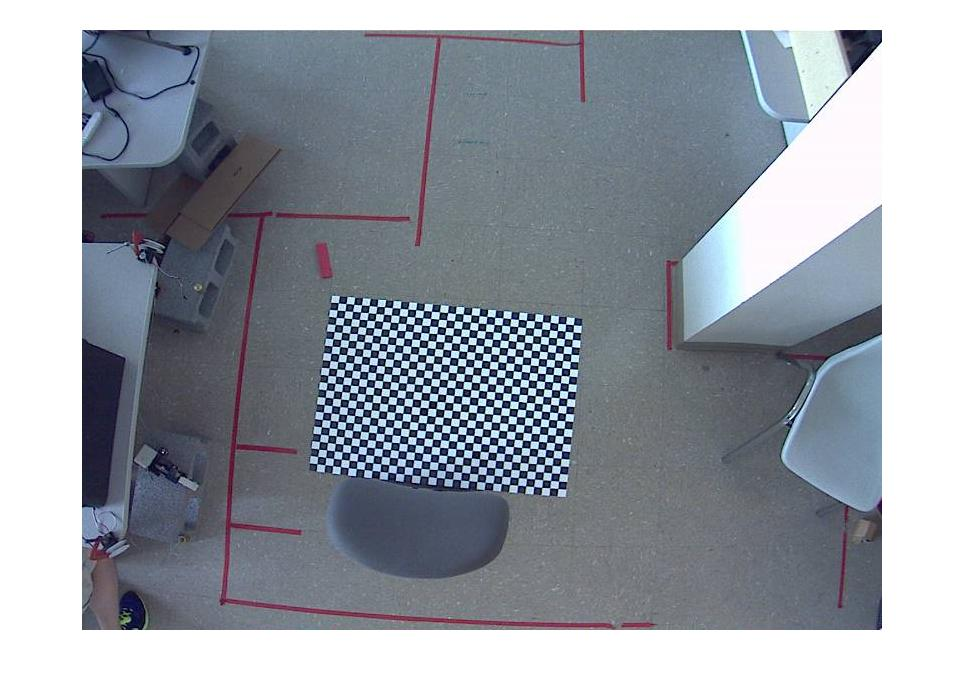
#> input picture HW2/Sample_Calibration_Images/camera_calib1.jpg, 964 x 686 px; its folder holds 4 pictures in this run
$ python hw.py
#> lines starting #> are read from the running program, lines starting #| are printed output that depends on the picture
import cv2
import numpy as np
import glob
from tqdm import tqdm

np.set_printoptions(suppress=True, precision=8)

def read_images(image_directory):
    # Read all jpg images from the specified directory
    return [cv2.imread(image_path) for image_path in glob.glob(f"{image_directory}/*.jpg")]
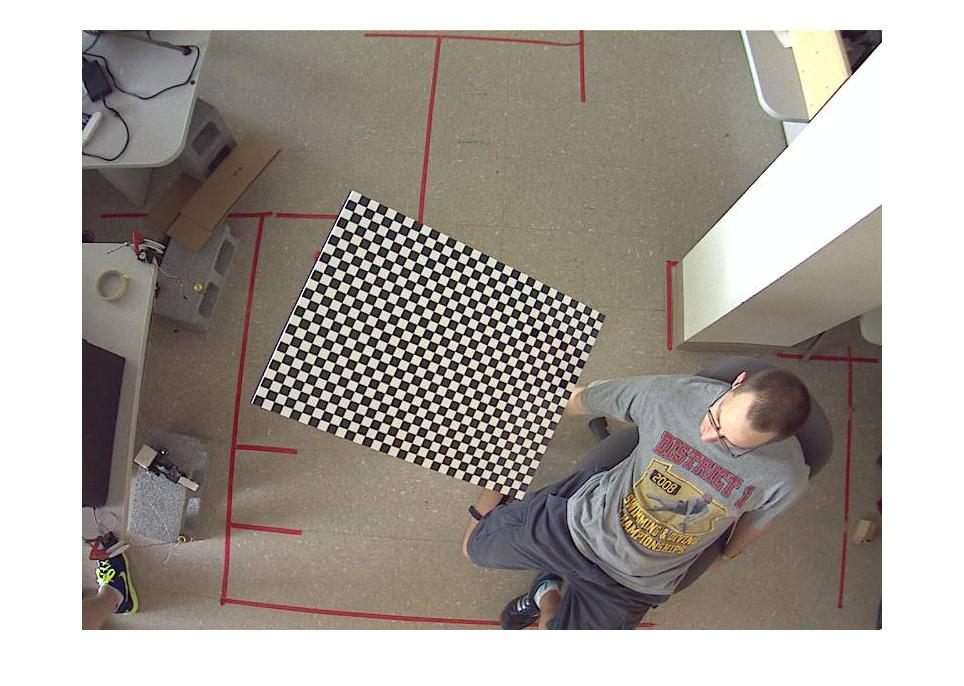
#> input picture HW2/Sample_Calibration_Images/camera_calib10.jpg, 964 x 686 px
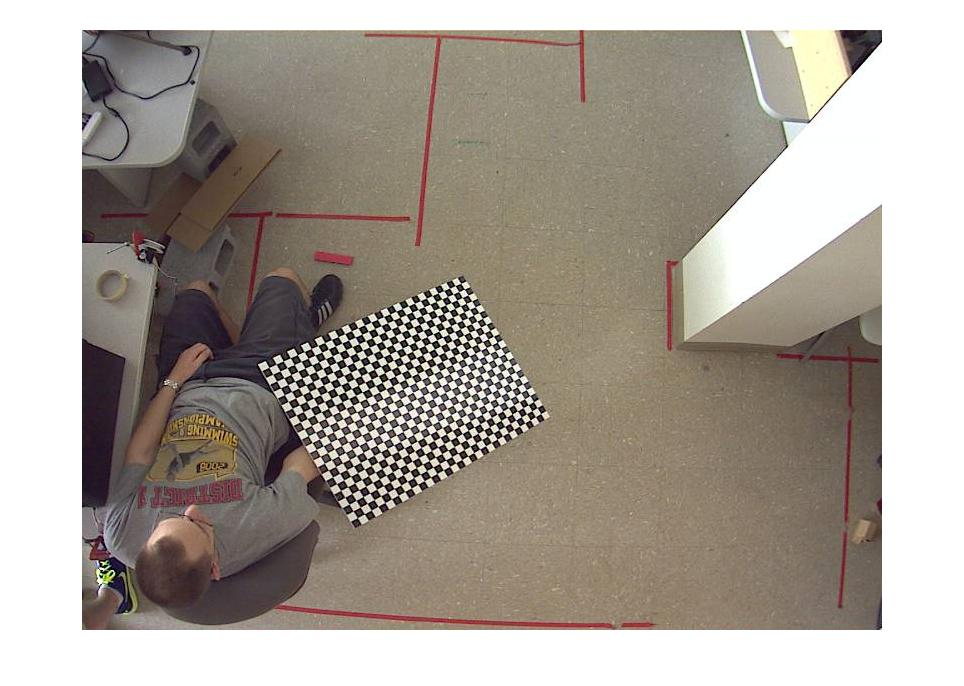
#> input picture HW2/Sample_Calibration_Images/camera_calib11.jpg, 964 x 686 px
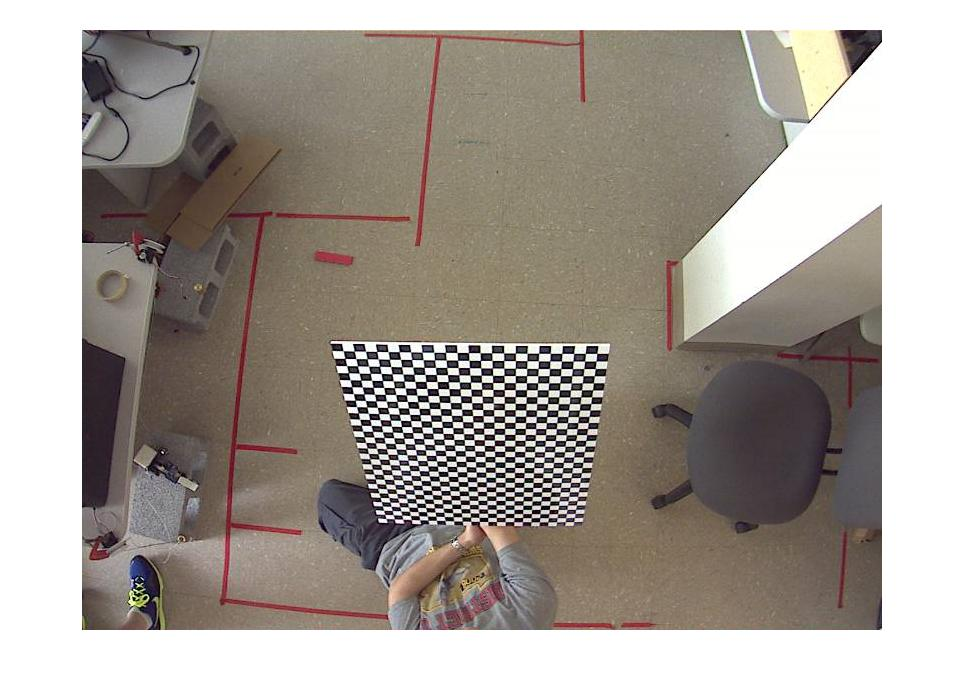
#> input picture HW2/Sample_Calibration_Images/camera_calib12.jpg, 964 x 686 px

def find_image_points(images, pattern_size):
    world_points = []
    image_points = []

    # TODO: Initialize the chessboard world coordinate points
    def init_world_points(pattern_size):
        # Students should fill in code here to generate the world coordinates of the chessboard
        width, height = pattern_size
        world_point = []
        for i in range(height):
            for j in range(width):
                world_point.append([j, i, 0])

        return np.array(world_point, dtype=np.float32)

    # TODO: Detect chessboard corners in each image
    def detect_corners(image, pattern_size):
        # Students should fill in code here to detect corners using cv2.findChessboardCorners or another method
        ret, corners = cv2.findChessboardCorners(image, pattern_size)
        if ret:
            corners = corners.reshape(-1, 2)
        return corners

    # TODO: Complete the loop below to obtain the corners of each image and the corresponding world coordinate points
    for image in tqdm(images, desc="Detecting corners"):
        gray_img = cv2.cvtColor(image, cv2.COLOR_BGR2GRAY)
        corners = detect_corners(image, pattern_size)
        if corners is not None:
            # Add image corners
            corners = cv2.cornerSubPix(gray_img, corners, (11, 11), (-1, -1), (cv2.TERM_CRITERIA_EPS + cv2.TERM_CRITERIA_MAX_ITER, 100, 1e-4))
            image_points.append(corners)
            # Add the corresponding world points
            world_points.append(init_world_points(pattern_size))

    return np.array(world_points), np.array(image_points)

def calibrate_camera(world_points, image_points):
    assert len(world_points) == len(image_points), "The number of world coordinates and image coordinates must match"

    num_images = len(world_points)
    HA = []
    B = []
    K = np.zeros((4, 4))
    P = []

    # TODO main loop, use least squares to solve for P and then decompose P to get K and R
    # The steps are as follows:
    # 1. Construct the matrix A and B
    # 2. Solve for P using least squares
    # 3. Decompose P to get K and R
    for i in range(num_images):
        A = []
        world_point, image_point = world_points[i], image_points[i]
        num_points = len(world_point)

        for j in range(num_points):
            x, y = world_point[j]
            u, v = image_point[j]
            A.append([x, y, 1, 0, 0, 0, -u * x, -u * y, -u])
            A.append([0, 0, 0, x, y, 1, -v * x, -v * y, -v])

        A = np.array(A)
        eig_value, eig_vector = np.linalg.eig(A.T @ A)
        h = eig_vector[:, np.argmin(eig_value)]
        H = h.reshape(3, 3)
        P.append(H)

        h11, h12, h13, h21, h22, h23, h31, h32, h33 = h
        HA.append([h11 * h11 - h12 * h12, 2 * (h11 * h21 - h12 * h22), 2 * (h11 * h31 - h12 * h32), h21 * h21 - h22 * h22, 2 * (h21 * h31 - h22 * h32), h31 * h31 - h32 * h32])
        HA.append([h11 * h12, h11 * h22 + h12 * h21, h11 * h32 + h12 * h31, h21 * h22, h21 * h32 + h22 * h31, h31 * h32])

    HA = np.array(HA)
    eig_value, eig_vector = np.linalg.eig(HA.T @ HA)
    b = eig_vector[:, np.argmin(eig_value)]
    B = np.array([[b[0], b[1], b[2]], [b[1], b[3], b[4]], [b[2], b[4], b[5]]])

    K = np.linalg.inv(np.linalg.cholesky(B).T)
    K /= K[2, 2]

    assert (K[0, 0] > 0 and K[1, 1] > 0 and K[2, 2] > 0), "The diagonal elements of K must be positive"
    # Please ensure that the diagonal elements of K are positive

    return K, P

# Main process
image_path = 'Sample_Calibration_Images'
images = read_images(image_path)
#> images = 4 items

# TODO: I'm too lazy to count the number of chessboard squares, count them yourself
pattern_size = (31, 23)  # The patter`n size of the chessboard

world_points, image_points = find_image_points(images, pattern_size)
#> the loop in find_image_points, `for image in tqdm(images, desc="Detecting corners"):` made 4 passes
#> ret in detect_corners on passes 1, 3, 4: False, False, False
#> (ret in detect_corners, width in init_world_points, height in init_world_points) on pass 2: (True, 31, 23)
#> pass 1, in find_image_points, `gray_img = cv2.cvtColor(image, cv2.COLOR_BGR2GRAY)`:
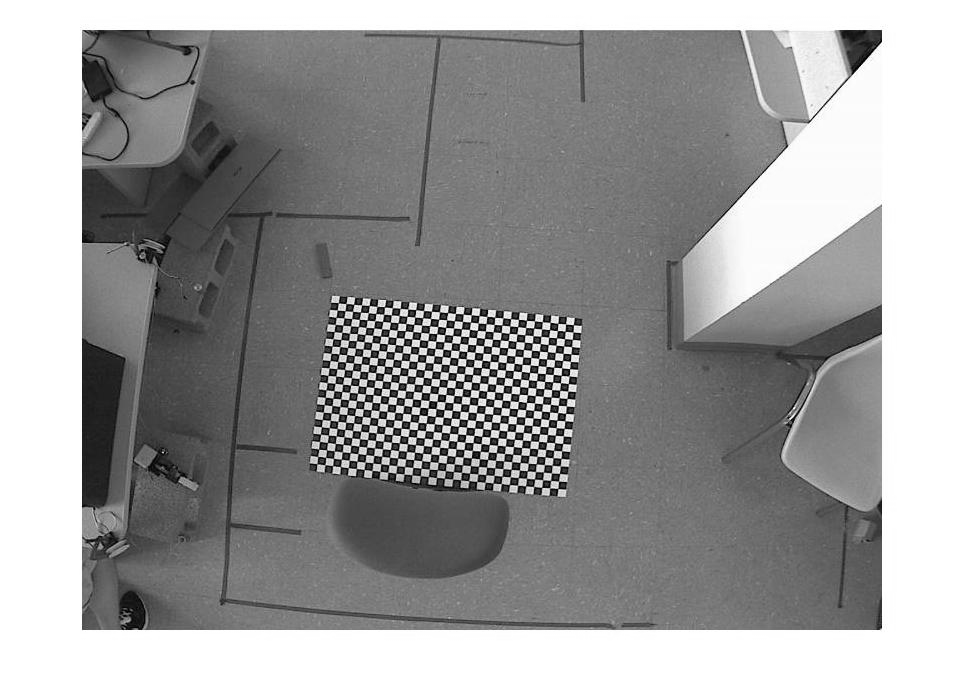
#> gray_img: shape (686, 964); min 0, max 255, mean 154.7
#> pass 2, in find_image_points, `gray_img = cv2.cvtColor(image, cv2.COLOR_BGR2GRAY)`:
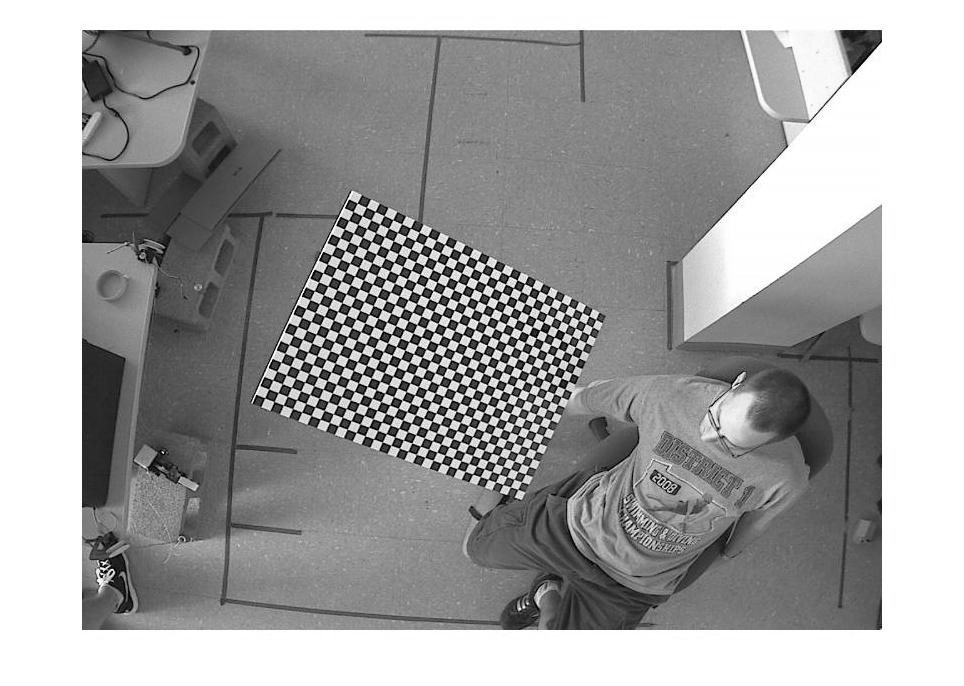
#> gray_img: shape (686, 964); min 0, max 255, mean 160.7
#> pass 3, in find_image_points, `gray_img = cv2.cvtColor(image, cv2.COLOR_BGR2GRAY)`:
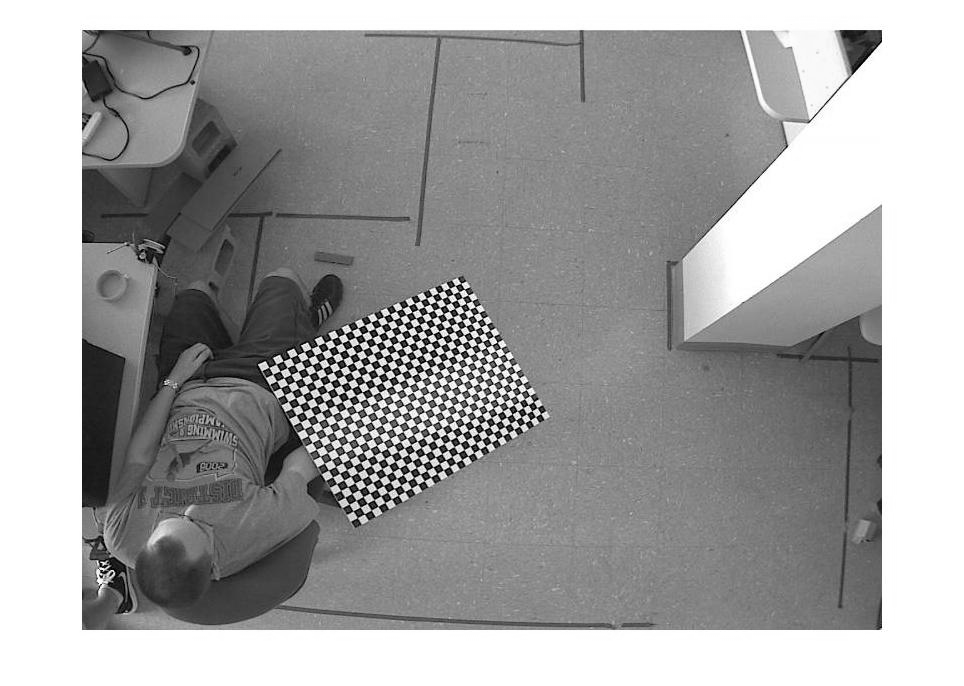
#> gray_img: shape (686, 964); min 0, max 255, mean 161.8
#> after the loop in find_image_points, `for image in tqdm(images, desc="Detecting corners"):`:
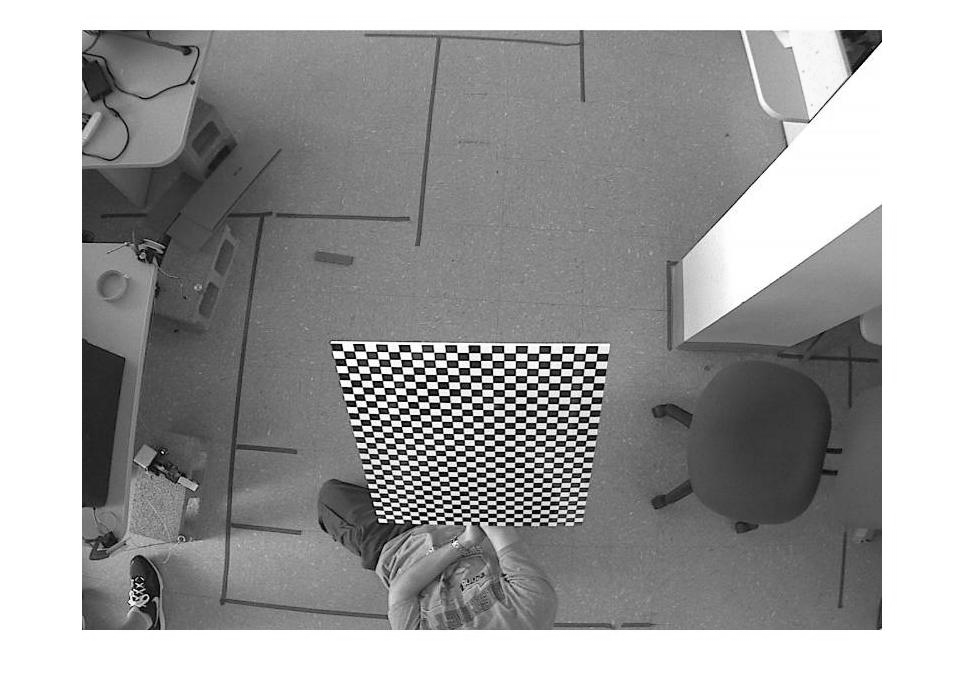
#> gray_img: shape (686, 964); min 0, max 255, mean 159
#> after the loop in find_image_points, `for image in tqdm(images, desc="Detecting corners"):`: image_points = 1 point arrays, longest 713 points; world_points = 1 item
#> world_points = 713 rows, first 8: [0, 0, 0], [1, 0, 0], [2, 0, 0], [3, 0, 0], [4, 0, 0], [5, 0, 0], [6, 0, 0], [7, 0, 0]; image_points = 713 pairs, first value 260.8 to 585.4, second value 203.2 to 483.5

# camera_matrix, camera_extrinsics = calibrate_camera(world_points, image_points)
camera_matrix, camera_extrinsics = calibrate_camera(world_points[:, :, :-1], image_points)
#> in calibrate_camera, `num_images = len(world_points)`: num_images = 1
#> the loop in calibrate_camera, `for i in range(num_images):` made 1 pass
#> num_points on pass 1: 713
#> after the loop in calibrate_camera, `for i in range(num_images):`: HA = [[0.000497, 0.00109, 4.39e-07, -0.000192, 4.82e-07, 9.71e-11], [-0.000306, 0.000322, -2.71e-07, 0.000235, 1.42e-07, -6.01e-11]]; P = [[[-0.0254, 0.0121, -0.866], [-0.0126, -0.0187, -0.498], [-1.12e-05, 5.36e-06, -0.0024]]]
#> in calibrate_camera, `eig_value, eig_vector = np.linalg.eig(HA.T @ HA)`: eig_value = [1.49e-06, 2.34e-07, -5.85e-23, 6.14e-27, 1.19e-28, -7.51e-36]; eig_vector = [[-0.373, -0.756, -0.539, -0.000141, -0.000194, 7.16e-08], [-0.918, 0.383, 0.0984, 0.000114, 0.000477, -4.07e-08], [-0.00033, -0.000669, 0.00117, -0.987, 0.00475, -1.98e-06], [0.132, 0.531, -0.837, -0.00158, -0.000296, 4.13e-07], [-0.000407, 0.000169, 4.44e-05, 0.16, -1, -1.74e-05], [-7.29e-08, -1.48e-07, 2.58e-07, -0.000831, 0.000142, 1]]
#> in calibrate_camera, `b = eig_vector[:, np.argmin(eig_value)]`: b = [-0.539, 0.0984, 0.00117, -0.837, 4.44e-05, 2.58e-07]
#> in calibrate_camera, `B = np.array([[b[0], b[1], b[2]], [b[1], b[3], b[4]], [b[2], b[4], b[5..`: B = [[-0.539, 0.0984, 0.00117], [0.0984, -0.837, 4.44e-05], [0.00117, 4.44e-05, 2.58e-07]]
#> (the run stopped early here; a loop or call above may not have finished)
